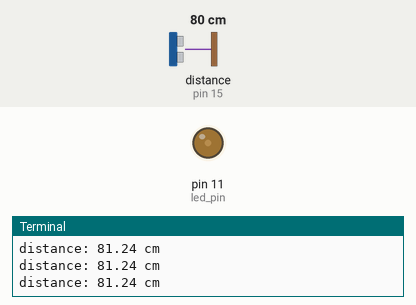
A program run on a simulated Raspberry Pi (header pin numbers). Shown: output pins drawn as LEDs (lit = HIGH), the last lines printed to the terminal. The test bench sets the inputs (shaded band); at power-on: distance to the obstacle (sensor on pin 15) 80 cm. The echo pulse lasts 58.3 µs per cm; the clock reads 2024-03-15 10:24:30 at power-on unless the program sets it; pins used as bus, display or sensor lines are not drawn.

Above: at 1.2 s.
1.3 s: distance to the obstacle (sensor on pin 15) set to 2 cm
At 1.8 s:
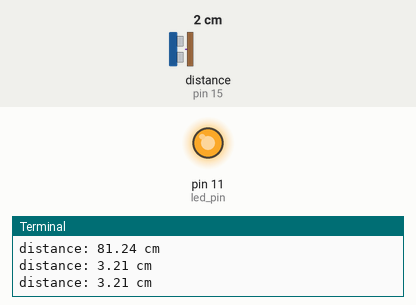
2.9 s: distance to the obstacle (sensor on pin 15) set to 35 cm
At 4.2 s:
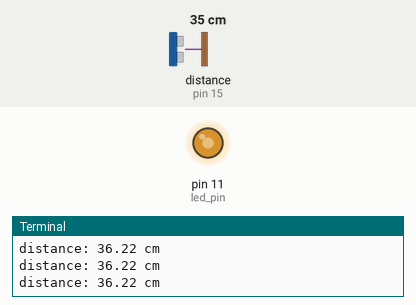
4.5 s: distance to the obstacle (sensor on pin 15) set to 60 cm
At 5.4 s:
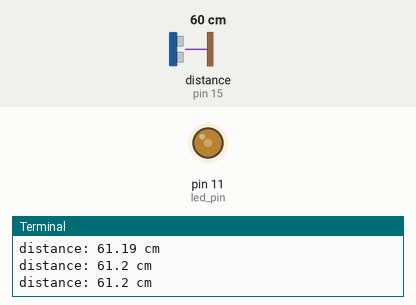
6.1 s: distance to the obstacle (sensor on pin 15) set to 120 cm
At 6.8 s:
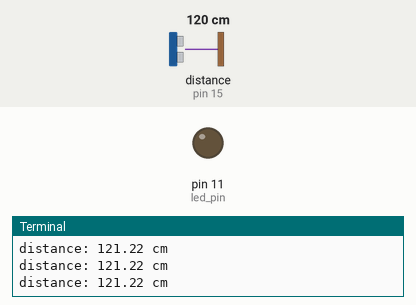
Timing chart, 0 to 8.8 s (numbered marks = the images above; inputs shaded):
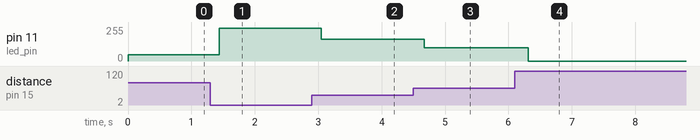

Measured:
- after the input at 1.3 s, pin 11 (led_pin): 48/255 → 247/255 after 0.14 s
- after the input at 2.9 s, pin 11 (led_pin): 247/255 → 163/255 after 0.15 s
- after the input at 4.5 s, pin 11 (led_pin): 163/255 → 99/255 after 0.17 s
- after the input at 6.1 s, pin 11 (led_pin): 99/255 → 0/255 after 0.21 s

The program:

pwm_led.py
```python
import RPi.GPIO as GPIO
import time

trig_pin = 13
echo_pin = 15
led_pin = 11

GPIO.setmode(GPIO.BOARD)
GPIO.setup(led_pin, GPIO.OUT)
GPIO.setup(trig_pin, GPIO.OUT)
GPIO.setup(echo_pin, GPIO.IN)

pwm = GPIO.PWM(led_pin, 100)
pwm.start(0)

i = 0
maxlumen = 100

try:
    while 1:

        GPIO.output(trig_pin, True)
        time.sleep(0.00001)
        GPIO.output(trig_pin, False)

        while GPIO.input(echo_pin)==0:
           pulse_start = time.time()

        while GPIO.input(echo_pin)==1:
           pulse_end = time.time()

        pulse_duration = pulse_end - pulse_start

        distance = pulse_duration * 17150

        distance = round(distance+1.15, 2)

        x = maxlumen - distance

        print("distance:",distance,"cm")
        if distance <= 100 and distance>=2:

           pwm.ChangeDutyCycle(x)
           i=1

        elif(distance >100 ):

           pwm.ChangeDutyCycle(0)
           i = 1


        time.sleep(0.2)


except KeyboardInterrupt:
    pass
pwm.stop()
GPIO.cleanup()
```
